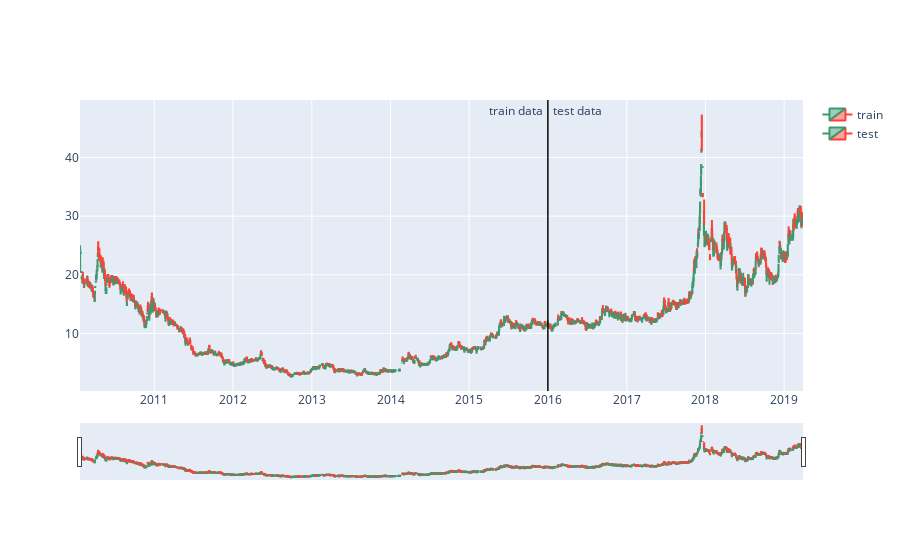

The cell this chart's notebook holds for it:
### Code cell
plot_train_test(train, test, date_split)

### Figure 1 — Plotly figure (JSON) as saved in the notebook; plotly's stock layout.template omitted (floating-point values rounded to 4 significant figures; data arrays with more than 128 entries replaced by an {"elided": "..."} marker saying what was removed)
{"data": [{"close": {"elided": "1478 float values"}, "high": {"elided": "1478 float values"}, "low": {"elided": "1478 float values"}, "name": "train", "open": {"elided": "1478 float values"}, "type": "candlestick", "x": {"elided": "1478 str values"}}, {"close": {"elided": "797 float values"}, "high": {"elided": "797 float values"}, "low": {"elided": "797 float values"}, "name": "test", "open": {"elided": "797 float values"}, "type": "candlestick", "x": {"elided": "797 str values"}}], "layout": {"annotations": [{"showarrow": false, "text": " test data", "x": "2016-01-01", "xanchor": "left", "xref": "x", "y": 1, "yref": "paper"}, {"showarrow": false, "text": "train data ", "x": "2016-01-01", "xanchor": "right", "xref": "x", "y": 1, "yref": "paper"}], "shapes": [{"line": {"color": "rgb(0,0,0)", "width": 1}, "x0": "2016-01-01", "x1": "2016-01-01", "xref": "x", "y0": 0, "y1": 1, "yref": "paper"}]}}
